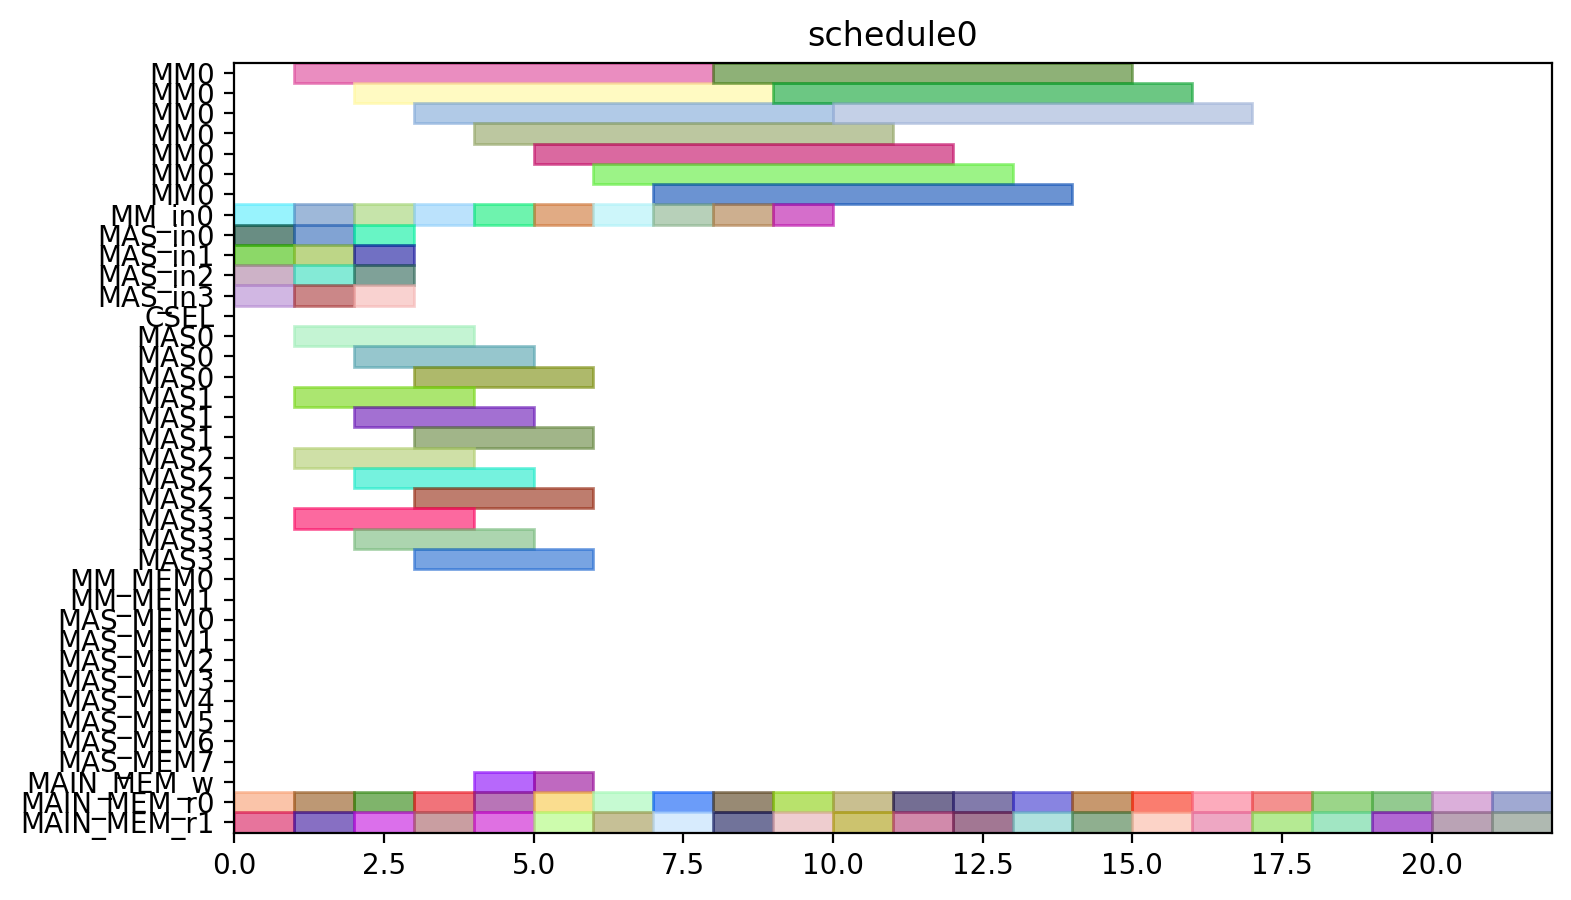

This chart was generated by the following Python code:
from pyschedule import Scenario, solvers, plotters, alt


def solve():
	horizon = 90
	S = Scenario("schedule0", horizon=horizon)

	# resource
	MM = S.Resources('MM', num=1, size=7)
	MM_in = S.Resources('MM_in', num=1)
	MAS_in = S.Resources('MAS_in', num=4)
	CSEL = S.Resource('CSEL')
	MAS = S.Resources('MAS', num=4, size=3, periods=range(1, horizon))
	MM_MEM = S.Resources('MM_MEM', num=2)
	MAS_MEM = S.Resources('MAS_MEM', num=8)
	MAIN_MEM_w = S.Resource('MAIN_MEM_w', size=1)
	MAIN_MEM_r = S.Resources('MAIN_MEM_r', num=2)

	# result of previous scheduling

	# new tasks
	c10_t0 = S.Task('c10_t0', length=7, delay_cost=1)
	c10_t0 += alt(MM)
	c10_t0_in = S.Task('c10_t0_in', length=1, delay_cost=1)
	c10_t0_in += alt(MM_in)
	S += c10_t0_in*MM_in[0]<=c10_t0*MM[0]

	c10_t0_mem0 = S.Task('c10_t0_mem0', length=1, delay_cost=1)
	c10_t0_mem0 += MAIN_MEM_r[0]
	c10_t0_mem1 = S.Task('c10_t0_mem1', length=1, delay_cost=1)
	c10_t0_mem1 += MAIN_MEM_r[1]
	c10_t1 = S.Task('c10_t1', length=7, delay_cost=1)
	c10_t1 += alt(MM)
	c10_t1_in = S.Task('c10_t1_in', length=1, delay_cost=1)
	c10_t1_in += alt(MM_in)
	S += c10_t1_in*MM_in[0]<=c10_t1*MM[0]

	c10_t1_mem0 = S.Task('c10_t1_mem0', length=1, delay_cost=1)
	c10_t1_mem0 += MAIN_MEM_r[0]
	c10_t1_mem1 = S.Task('c10_t1_mem1', length=1, delay_cost=1)
	c10_t1_mem1 += MAIN_MEM_r[1]
	c10_t2 = S.Task('c10_t2', length=3, delay_cost=1)
	c10_t2 += alt(MAS)
	c10_t2_in = S.Task('c10_t2_in', length=1, delay_cost=1)
	c10_t2_in += alt(MAS_in)
	S += c10_t2_in*MAS_in[0]<=c10_t2*MAS[0]

	S += c10_t2_in*MAS_in[1]<=c10_t2*MAS[1]

	S += c10_t2_in*MAS_in[2]<=c10_t2*MAS[2]

	S += c10_t2_in*MAS_in[3]<=c10_t2*MAS[3]

	c10_t2_mem0 = S.Task('c10_t2_mem0', length=1, delay_cost=1)
	c10_t2_mem0 += MAIN_MEM_r[0]
	c10_t2_mem1 = S.Task('c10_t2_mem1', length=1, delay_cost=1)
	c10_t2_mem1 += MAIN_MEM_r[1]
	c10_t3 = S.Task('c10_t3', length=3, delay_cost=1)
	c10_t3 += alt(MAS)
	c10_t3_in = S.Task('c10_t3_in', length=1, delay_cost=1)
	c10_t3_in += alt(MAS_in)
	S += c10_t3_in*MAS_in[0]<=c10_t3*MAS[0]

	S += c10_t3_in*MAS_in[1]<=c10_t3*MAS[1]

	S += c10_t3_in*MAS_in[2]<=c10_t3*MAS[2]

	S += c10_t3_in*MAS_in[3]<=c10_t3*MAS[3]

	c10_t3_mem0 = S.Task('c10_t3_mem0', length=1, delay_cost=1)
	c10_t3_mem0 += MAIN_MEM_r[0]
	c10_t3_mem1 = S.Task('c10_t3_mem1', length=1, delay_cost=1)
	c10_t3_mem1 += MAIN_MEM_r[1]
	c20_t0 = S.Task('c20_t0', length=7, delay_cost=1)
	c20_t0 += alt(MM)
	c20_t0_in = S.Task('c20_t0_in', length=1, delay_cost=1)
	c20_t0_in += alt(MM_in)
	S += c20_t0_in*MM_in[0]<=c20_t0*MM[0]

	c20_t0_mem0 = S.Task('c20_t0_mem0', length=1, delay_cost=1)
	c20_t0_mem0 += MAIN_MEM_r[0]
	c20_t0_mem1 = S.Task('c20_t0_mem1', length=1, delay_cost=1)
	c20_t0_mem1 += MAIN_MEM_r[1]
	c20_t1 = S.Task('c20_t1', length=7, delay_cost=1)
	c20_t1 += alt(MM)
	c20_t1_in = S.Task('c20_t1_in', length=1, delay_cost=1)
	c20_t1_in += alt(MM_in)
	S += c20_t1_in*MM_in[0]<=c20_t1*MM[0]

	c20_t1_mem0 = S.Task('c20_t1_mem0', length=1, delay_cost=1)
	c20_t1_mem0 += MAIN_MEM_r[0]
	c20_t1_mem1 = S.Task('c20_t1_mem1', length=1, delay_cost=1)
	c20_t1_mem1 += MAIN_MEM_r[1]
	c20_t2 = S.Task('c20_t2', length=3, delay_cost=1)
	c20_t2 += alt(MAS)
	c20_t2_in = S.Task('c20_t2_in', length=1, delay_cost=1)
	c20_t2_in += alt(MAS_in)
	S += c20_t2_in*MAS_in[0]<=c20_t2*MAS[0]

	S += c20_t2_in*MAS_in[1]<=c20_t2*MAS[1]

	S += c20_t2_in*MAS_in[2]<=c20_t2*MAS[2]

	S += c20_t2_in*MAS_in[3]<=c20_t2*MAS[3]

	c20_t2_mem0 = S.Task('c20_t2_mem0', length=1, delay_cost=1)
	c20_t2_mem0 += MAIN_MEM_r[0]
	c20_t2_mem1 = S.Task('c20_t2_mem1', length=1, delay_cost=1)
	c20_t2_mem1 += MAIN_MEM_r[1]
	c20_t3 = S.Task('c20_t3', length=3, delay_cost=1)
	c20_t3 += alt(MAS)
	c20_t3_in = S.Task('c20_t3_in', length=1, delay_cost=1)
	c20_t3_in += alt(MAS_in)
	S += c20_t3_in*MAS_in[0]<=c20_t3*MAS[0]

	S += c20_t3_in*MAS_in[1]<=c20_t3*MAS[1]

	S += c20_t3_in*MAS_in[2]<=c20_t3*MAS[2]

	S += c20_t3_in*MAS_in[3]<=c20_t3*MAS[3]

	c20_t3_mem0 = S.Task('c20_t3_mem0', length=1, delay_cost=1)
	c20_t3_mem0 += MAIN_MEM_r[0]
	c20_t3_mem1 = S.Task('c20_t3_mem1', length=1, delay_cost=1)
	c20_t3_mem1 += MAIN_MEM_r[1]
	c01_t0 = S.Task('c01_t0', length=7, delay_cost=1)
	c01_t0 += alt(MM)
	c01_t0_in = S.Task('c01_t0_in', length=1, delay_cost=1)
	c01_t0_in += alt(MM_in)
	S += c01_t0_in*MM_in[0]<=c01_t0*MM[0]

	c01_t0_mem0 = S.Task('c01_t0_mem0', length=1, delay_cost=1)
	c01_t0_mem0 += MAIN_MEM_r[0]
	c01_t0_mem1 = S.Task('c01_t0_mem1', length=1, delay_cost=1)
	c01_t0_mem1 += MAIN_MEM_r[1]
	c01_t1 = S.Task('c01_t1', length=7, delay_cost=1)
	c01_t1 += alt(MM)
	c01_t1_in = S.Task('c01_t1_in', length=1, delay_cost=1)
	c01_t1_in += alt(MM_in)
	S += c01_t1_in*MM_in[0]<=c01_t1*MM[0]

	c01_t1_mem0 = S.Task('c01_t1_mem0', length=1, delay_cost=1)
	c01_t1_mem0 += MAIN_MEM_r[0]
	c01_t1_mem1 = S.Task('c01_t1_mem1', length=1, delay_cost=1)
	c01_t1_mem1 += MAIN_MEM_r[1]
	c01_t2 = S.Task('c01_t2', length=3, delay_cost=1)
	c01_t2 += alt(MAS)
	c01_t2_in = S.Task('c01_t2_in', length=1, delay_cost=1)
	c01_t2_in += alt(MAS_in)
	S += c01_t2_in*MAS_in[0]<=c01_t2*MAS[0]

	S += c01_t2_in*MAS_in[1]<=c01_t2*MAS[1]

	S += c01_t2_in*MAS_in[2]<=c01_t2*MAS[2]

	S += c01_t2_in*MAS_in[3]<=c01_t2*MAS[3]

	c01_t2_mem0 = S.Task('c01_t2_mem0', length=1, delay_cost=1)
	c01_t2_mem0 += MAIN_MEM_r[0]
	c01_t2_mem1 = S.Task('c01_t2_mem1', length=1, delay_cost=1)
	c01_t2_mem1 += MAIN_MEM_r[1]
	c01_t3 = S.Task('c01_t3', length=3, delay_cost=1)
	c01_t3 += alt(MAS)
	c01_t3_in = S.Task('c01_t3_in', length=1, delay_cost=1)
	c01_t3_in += alt(MAS_in)
	S += c01_t3_in*MAS_in[0]<=c01_t3*MAS[0]

	S += c01_t3_in*MAS_in[1]<=c01_t3*MAS[1]

	S += c01_t3_in*MAS_in[2]<=c01_t3*MAS[2]

	S += c01_t3_in*MAS_in[3]<=c01_t3*MAS[3]

	c01_t3_mem0 = S.Task('c01_t3_mem0', length=1, delay_cost=1)
	c01_t3_mem0 += MAIN_MEM_r[0]
	c01_t3_mem1 = S.Task('c01_t3_mem1', length=1, delay_cost=1)
	c01_t3_mem1 += MAIN_MEM_r[1]
	c11_t0 = S.Task('c11_t0', length=7, delay_cost=1)
	c11_t0 += alt(MM)
	c11_t0_in = S.Task('c11_t0_in', length=1, delay_cost=1)
	c11_t0_in += alt(MM_in)
	S += c11_t0_in*MM_in[0]<=c11_t0*MM[0]

	c11_t0_mem0 = S.Task('c11_t0_mem0', length=1, delay_cost=1)
	c11_t0_mem0 += MAIN_MEM_r[0]
	c11_t0_mem1 = S.Task('c11_t0_mem1', length=1, delay_cost=1)
	c11_t0_mem1 += MAIN_MEM_r[1]
	c11_t1 = S.Task('c11_t1', length=7, delay_cost=1)
	c11_t1 += alt(MM)
	c11_t1_in = S.Task('c11_t1_in', length=1, delay_cost=1)
	c11_t1_in += alt(MM_in)
	S += c11_t1_in*MM_in[0]<=c11_t1*MM[0]

	c11_t1_mem0 = S.Task('c11_t1_mem0', length=1, delay_cost=1)
	c11_t1_mem0 += MAIN_MEM_r[0]
	c11_t1_mem1 = S.Task('c11_t1_mem1', length=1, delay_cost=1)
	c11_t1_mem1 += MAIN_MEM_r[1]
	c11_t2 = S.Task('c11_t2', length=3, delay_cost=1)
	c11_t2 += alt(MAS)
	c11_t2_in = S.Task('c11_t2_in', length=1, delay_cost=1)
	c11_t2_in += alt(MAS_in)
	S += c11_t2_in*MAS_in[0]<=c11_t2*MAS[0]

	S += c11_t2_in*MAS_in[1]<=c11_t2*MAS[1]

	S += c11_t2_in*MAS_in[2]<=c11_t2*MAS[2]

	S += c11_t2_in*MAS_in[3]<=c11_t2*MAS[3]

	c11_t2_mem0 = S.Task('c11_t2_mem0', length=1, delay_cost=1)
	c11_t2_mem0 += MAIN_MEM_r[0]
	c11_t2_mem1 = S.Task('c11_t2_mem1', length=1, delay_cost=1)
	c11_t2_mem1 += MAIN_MEM_r[1]
	c11_t3 = S.Task('c11_t3', length=3, delay_cost=1)
	c11_t3 += alt(MAS)
	c11_t3_in = S.Task('c11_t3_in', length=1, delay_cost=1)
	c11_t3_in += alt(MAS_in)
	S += c11_t3_in*MAS_in[0]<=c11_t3*MAS[0]

	S += c11_t3_in*MAS_in[1]<=c11_t3*MAS[1]

	S += c11_t3_in*MAS_in[2]<=c11_t3*MAS[2]

	S += c11_t3_in*MAS_in[3]<=c11_t3*MAS[3]

	c11_t3_mem0 = S.Task('c11_t3_mem0', length=1, delay_cost=1)
	c11_t3_mem0 += MAIN_MEM_r[0]
	c11_t3_mem1 = S.Task('c11_t3_mem1', length=1, delay_cost=1)
	c11_t3_mem1 += MAIN_MEM_r[1]
	c21_t0 = S.Task('c21_t0', length=7, delay_cost=1)
	c21_t0 += alt(MM)
	c21_t0_in = S.Task('c21_t0_in', length=1, delay_cost=1)
	c21_t0_in += alt(MM_in)
	S += c21_t0_in*MM_in[0]<=c21_t0*MM[0]

	c21_t0_mem0 = S.Task('c21_t0_mem0', length=1, delay_cost=1)
	c21_t0_mem0 += MAIN_MEM_r[0]
	c21_t0_mem1 = S.Task('c21_t0_mem1', length=1, delay_cost=1)
	c21_t0_mem1 += MAIN_MEM_r[1]
	c21_t1 = S.Task('c21_t1', length=7, delay_cost=1)
	c21_t1 += alt(MM)
	c21_t1_in = S.Task('c21_t1_in', length=1, delay_cost=1)
	c21_t1_in += alt(MM_in)
	S += c21_t1_in*MM_in[0]<=c21_t1*MM[0]

	c21_t1_mem0 = S.Task('c21_t1_mem0', length=1, delay_cost=1)
	c21_t1_mem0 += MAIN_MEM_r[0]
	c21_t1_mem1 = S.Task('c21_t1_mem1', length=1, delay_cost=1)
	c21_t1_mem1 += MAIN_MEM_r[1]
	c21_t2 = S.Task('c21_t2', length=3, delay_cost=1)
	c21_t2 += alt(MAS)
	c21_t2_in = S.Task('c21_t2_in', length=1, delay_cost=1)
	c21_t2_in += alt(MAS_in)
	S += c21_t2_in*MAS_in[0]<=c21_t2*MAS[0]

	S += c21_t2_in*MAS_in[1]<=c21_t2*MAS[1]

	S += c21_t2_in*MAS_in[2]<=c21_t2*MAS[2]

	S += c21_t2_in*MAS_in[3]<=c21_t2*MAS[3]

	c21_t2_mem0 = S.Task('c21_t2_mem0', length=1, delay_cost=1)
	c21_t2_mem0 += MAIN_MEM_r[0]
	c21_t2_mem1 = S.Task('c21_t2_mem1', length=1, delay_cost=1)
	c21_t2_mem1 += MAIN_MEM_r[1]
	c21_t3 = S.Task('c21_t3', length=3, delay_cost=1)
	c21_t3 += alt(MAS)
	c21_t3_in = S.Task('c21_t3_in', length=1, delay_cost=1)
	c21_t3_in += alt(MAS_in)
	S += c21_t3_in*MAS_in[0]<=c21_t3*MAS[0]

	S += c21_t3_in*MAS_in[1]<=c21_t3*MAS[1]

	S += c21_t3_in*MAS_in[2]<=c21_t3*MAS[2]

	S += c21_t3_in*MAS_in[3]<=c21_t3*MAS[3]

	c21_t3_mem0 = S.Task('c21_t3_mem0', length=1, delay_cost=1)
	c21_t3_mem0 += MAIN_MEM_r[0]
	c21_t3_mem1 = S.Task('c21_t3_mem1', length=1, delay_cost=1)
	c21_t3_mem1 += MAIN_MEM_r[1]
	c000 = S.Task('c000', length=3, delay_cost=1)
	c000 += alt(MAS)
	c000_in = S.Task('c000_in', length=1, delay_cost=1)
	c000_in += alt(MAS_in)
	S += c000_in*MAS_in[0]<=c000*MAS[0]

	S += c000_in*MAS_in[1]<=c000*MAS[1]

	S += c000_in*MAS_in[2]<=c000*MAS[2]

	S += c000_in*MAS_in[3]<=c000*MAS[3]

	S += 0<c000

	c000_w = S.Task('c000_w', length=1, delay_cost=1)
	c000_w += alt(MAIN_MEM_w)
	S += c000 <= c000_w

	c000_mem0 = S.Task('c000_mem0', length=1, delay_cost=1)
	c000_mem0 += MAIN_MEM_r[0]
	c000_mem1 = S.Task('c000_mem1', length=1, delay_cost=1)
	c000_mem1 += MAIN_MEM_r[1]
	c001 = S.Task('c001', length=3, delay_cost=1)
	c001 += alt(MAS)
	c001_in = S.Task('c001_in', length=1, delay_cost=1)
	c001_in += alt(MAS_in)
	S += c001_in*MAS_in[0]<=c001*MAS[0]

	S += c001_in*MAS_in[1]<=c001*MAS[1]

	S += c001_in*MAS_in[2]<=c001*MAS[2]

	S += c001_in*MAS_in[3]<=c001*MAS[3]

	S += 0<c001

	c001_w = S.Task('c001_w', length=1, delay_cost=1)
	c001_w += alt(MAIN_MEM_w)
	S += c001 <= c001_w

	c001_mem0 = S.Task('c001_mem0', length=1, delay_cost=1)
	c001_mem0 += MAIN_MEM_r[0]
	c001_mem1 = S.Task('c001_mem1', length=1, delay_cost=1)
	c001_mem1 += MAIN_MEM_r[1]
	solvers.mip.solve(S,msg=1,kind='CPLEX',ratio_gap=1.01)

	solution = [['hoge']*len(S.solution()[1]) for i in range(len(S.solution()))]
	for i in range(len(S.solution())):
		for j in range(len(S.solution()[i])):
			solution[i][j]=str(S.solution()[i][j])
	print(solution)

	cycles = int(solution[-1][3])

	pic_file_name = "/home/mfukuda/ABE/multiRAM_multiMAS_16mux/scheduling_result/stage7MM1_stage3MAS4/FROB/schedule0.png"
	if(S.solution() != []):
		plotters.matplotlib.plot(S,img_filename=pic_file_name, show_task_labels=False, fig_size=(cycles*0.25+3, 5))

	return solution
